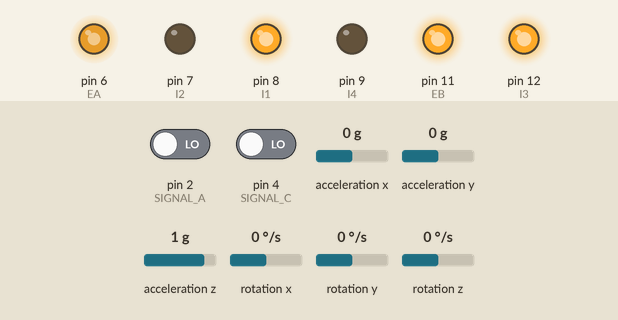
Recording of a program running on a simulated Arduino Uno WiFi Rev2. Parts: output pins drawn as LEDs (lit = HIGH). The inputs (shaded band) are chosen by the test bench; at power-on: rotation z 0 °/s, pin 2 (SIGNAL_A) LOW, pin 4 (SIGNAL_C) LOW, acceleration x 0 g, acceleration y 0 g, acceleration z 1 g, rotation x 0 °/s, rotation y 0 °/s. What the program prints to the serial monitor is not drawn.

Above: at 1.2 s.
1.3 s: rotation z set to -192 °/s
At 1.7 s:
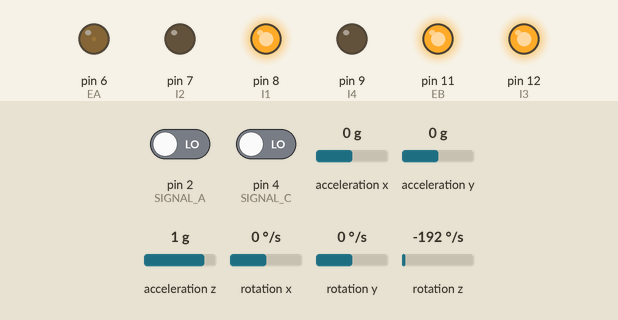
2.8 s: rotation z set to -100 °/s
At 4.0 s:
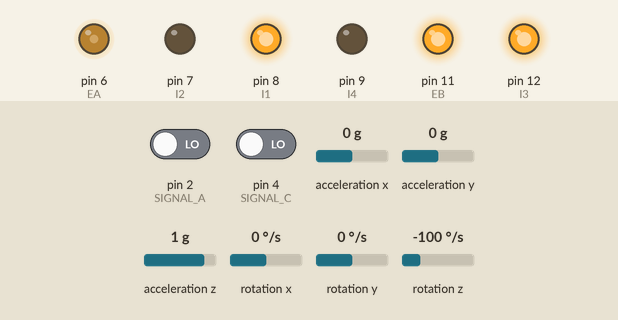
4.3 s: rotation z set to 100 °/s
At 5.3 s:
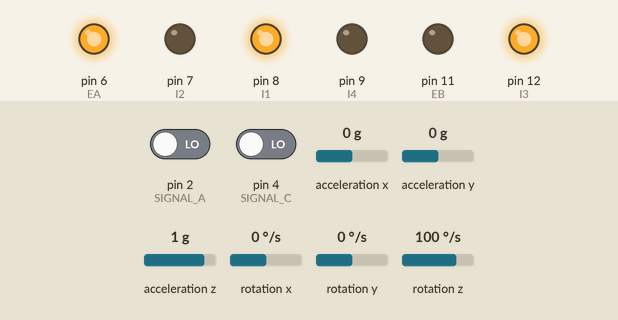
5.8 s: rotation z set to 76 °/s
7.3 s: rotation z set to 66 °/s
At 7.6 s:
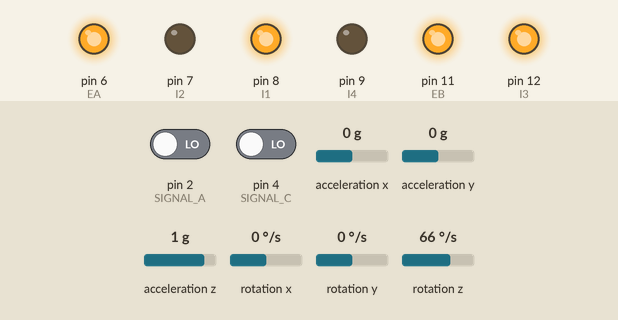
8.8 s: rotation z set to 192 °/s
At 10.0 s:
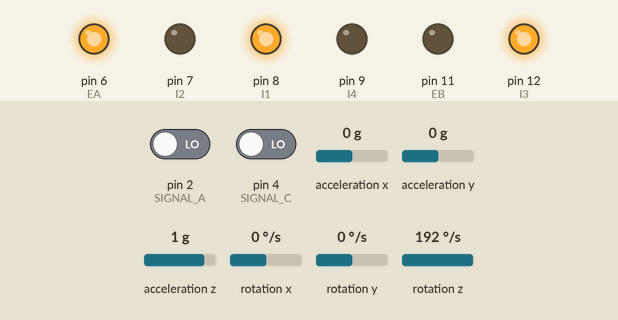
Timing chart, 0 to 11.3 s (numbered marks = the images above; inputs shaded):
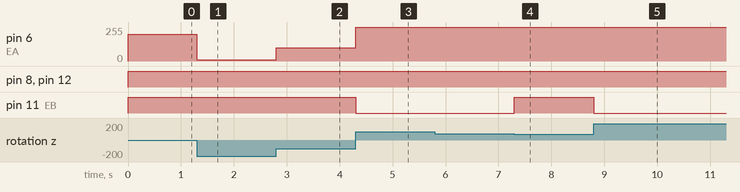

Measured:
- the behaviour switches between 73 and 72 °/s on rotation z (found by bisection; images 3 and 4)
- after the input at 1.3 s, pin 6 (EA): 200/255 → 8/255 at once
- after the input at 2.8 s, pin 6 (EA): 8/255 → 100/255 at once
- after the input at 4.3 s, pin 6 (EA): 100/255 → 255/255 at once; pin 11 (EB): HIGH → LOW at once
- after the input at 5.8 s, every drawn part: stays the same
- after the input at 7.3 s, pin 11 (EB): LOW → HIGH at once
- after the input at 8.8 s, pin 11 (EB): HIGH → LOW at once

The program:

main.cpp
```cpp
//main.cpp
#include <Arduino.h>
#include "encoders.h"
#include "movement.h"
#include "IMU.h"

double Lspeed;
double Rspeed;
InternalIMU::IMUData imuData;

InternalIMU imu;
movement move;
encoders enc;

void setup() {
  Serial.begin(115200);
  if(!Serial) {
    while (1); // Wait for Serial to be ready
  }
  imu.startup();
  move.startup();
  enc.startup();
}
void loop() {
  imuData = imu.read();
  move.move(0,200, 0.1); // Move forward at 200 mm/s
  enc.run();
}
```

IMU.h
```cpp
// IMU.h

#ifndef IMU_H
#define IMU_H

#include <Arduino.h>
#include <Arduino_LSM6DS3.h>

class InternalIMU {
public:
    struct IMUData {
        float accelX;
        float accelY;
        float accelZ;
        float gyroX;
        float gyroY;
        float gyroZ;
    };

    void startup();
    IMUData read();
    void print();
};

#endif // IMU_H
```

encoders.h
```cpp
//encoders.h

#ifndef ENCODERS_H
#define ENCODERS_H

#include <Arduino.h>

#define SIGNAL_A 2
#define SIGNAL_B 3
#define SIGNAL_C 4
#define SIGNAL_D 5

class encoders {
public:
    encoders();
    void startup();
    void run();
    void print();

    // Variable to store estimated angular rate of left wheel [rad/s]
    double omega_L = 0.0;
    double omega_R = 0.0;

private:
    //IRAM_ATTR is needed for interrupt functions, forces code into the faster IRAM memory
    static void decodeEncoderTicksR();
    static void decodeEncoderTicksL();

    // Encoder ticks per (motor) revolution (TPR)
    static const int TPR = 3000;

    // Wheel radius [m]
    static constexpr double RHO = 0.0625;

    // Counter to keep track of encoder ticks
    static volatile long encoder_ticksL;
    static volatile long encoder_ticksR;

    // Sampling interval for measurements in milliseconds
    const unsigned int T = 100; // 0.1 second

    // Counters for milliseconds during interval
    unsigned long t_now = 0;
    unsigned long t_last = 0;
};

#endif // ENCODERS_H
```

movement.h
```cpp
    //movement.h

#ifndef MOVEMENT_H
#define MOVEMENT_H

#include <Arduino.h>
#include "encoders.h"
#include "IMU.h"

//PID CONTROLS:
#define LIN_KP 1.0
#define LIN_KI 0.0
#define LIN_KD 0.0
#define LIN_MAX_INTEGRAL 100.0

#define ANG_KP 1.0
#define ANG_KI 0.0
#define ANG_KD 0.0
#define ANG_MAX_INTEGRAL 100.0


#define EA 6  // PWM pin for left wheel
#define EB 11  // PWM pin for right wheel

#define I1 8 // Direction pin 1 for left wheel
#define I2 7 // Direction pin 2 for left wheel
#define I4 9 // Direction pin 1 for right wheel
#define I3 12 // Direction pin 2 for right wheel

class movement {
public:
    void move(double targetW, double targetV, double dt);
    void startup();
    void forward(int speed);
    void backward(int speed);
    void stop();
    void turn(int speed_l, int speed_r);
private:
    double LinearPID(double setpoint, double current, double dt);
    double AngularPID(double setpoint, double current, double dt);

    InternalIMU imu;
    encoders enc;
    double integral_linear = 0, prev_err_linear = 0;
    double integral_angular = 0, prev_err_angular = 0;
};

#endif // MOVEMENT_H
```

serialCom.h
```cpp
#ifndef SERIALCOM_H
#define SERIALCOM_H

#include <Arduino.h>

class serialCom {
public:
private:
};

#endif // SERIALCOM_H
```

IMU.cpp
```cpp
#include "IMU.h"

void InternalIMU::startup() {
  if (!IMU.begin()) {
    Serial.print("Failed to initialize IMU :(");
    while (1) {
      delay(10);
    }
  }
  Serial.println("On-board IMU initialized");
}

InternalIMU::IMUData InternalIMU::read() {
  InternalIMU::IMUData data;
  float ax = 0, ay = 0, az = 0;
  float gx = 0, gy = 0, gz = 0;

  if (IMU.accelerationAvailable()) IMU.readAcceleration(ax, ay, az);
  if (IMU.gyroscopeAvailable()) IMU.readGyroscope(gx, gy, gz);

  data.accelX = ax;
  data.accelY = ay;
  data.accelZ = az;
  data.gyroX = gx;
  data.gyroY = gy;
  data.gyroZ = gz;
  return data;
}

void InternalIMU::print() {
  float ax = 0, ay = 0, az = 0;
  float gx = 0, gy = 0, gz = 0;

  if (IMU.accelerationAvailable()) IMU.readAcceleration(ax, ay, az);
  if (IMU.gyroscopeAvailable()) IMU.readGyroscope(gx, gy, gz);

  Serial.print("Accel X: "); Serial.print(ax);
  Serial.print(" \tY: "); Serial.print(ay);
  Serial.print(" \tZ: "); Serial.print(az);
  Serial.println(" m/s^2 ");

  Serial.print("Gyro X: "); Serial.print(gx);
  Serial.print(" \tY: "); Serial.print(gy);
  Serial.print(" \tZ: "); Serial.print(gz);
  Serial.println(" rad/s ");

  Serial.println("------------------------------------------------");
  delay(500);
}
```

encoders.cpp
```cpp
#include "encoders.h"

// --- Static Member Variable Allocation ---
volatile long encoders::encoder_ticksL = 0;
volatile long encoders::encoder_ticksR = 0;

encoders::encoders(){}

// LEFT This function is called when SIGNAL_A goes HIGH
void encoders::decodeEncoderTicksL() {
  if (digitalRead(SIGNAL_B) == LOW) {
    // SIGNAL_A leads SIGNAL_B, so count one way
    encoder_ticksL--;
  } else {
    // SIGNAL_B leads SIGNAL_A, so count the other way
    encoder_ticksL++;
  }
}

// RIGHT This function is called when SIGNAL_C goes HIGH
void encoders::decodeEncoderTicksR() {
  if (digitalRead(SIGNAL_D) == LOW) {
    // SIGNAL_C leads SIGNAL_D, so count one way
    encoder_ticksR--;
  } else {
    // SIGNAL_D leads SIGNAL_C, so count the other way
    encoder_ticksR++;
  }
}

void encoders::startup() {
  // Set the pin modes for the encoders
  pinMode(SIGNAL_A, INPUT);
  pinMode(SIGNAL_B, INPUT);
  pinMode(SIGNAL_C, INPUT);
  pinMode(SIGNAL_D, INPUT);

  // Every time the pin goes high, this is a pulse
  attachInterrupt(digitalPinToInterrupt(SIGNAL_A), encoders::decodeEncoderTicksL, RISING);
  attachInterrupt(digitalPinToInterrupt(SIGNAL_C), encoders::decodeEncoderTicksR, RISING);

  Serial.println("Encoders initialized.");
}

void encoders::run(){
  t_now = millis();

  if (t_now - t_last >= T) {
    noInterrupts(); //pauses inturrupts while reading.
    long currentTicksL = encoder_ticksL;
    long currentTicksR = encoder_ticksR;
    encoder_ticksL = 0;
    encoder_ticksR = 0;
    interrupts(); // Resume interrupts

    unsigned long dt = t_now - t_last;
    t_last = t_now;

    omega_L = 2.0 * PI * ((double)currentTicksL / (double)TPR) * 1000.0 / (double)dt;
    omega_R = 2.0 * PI * ((double)currentTicksR / (double)TPR) * 1000.0 / (double)dt;
  }
}

void encoders::print(){
    Serial.print("Left: ");
    Serial.print(omega_L);
    Serial.print(" rad/s | Right: ");
    Serial.print(omega_R);
    Serial.println(" rad/s");
    delay(500);
}
```

movement.cpp
```cpp
#include "movement.h"

void movement::startup() {
    pinMode(EA, OUTPUT);
    pinMode(I1, OUTPUT);
    pinMode(I2, OUTPUT);
    pinMode(EB, OUTPUT);
    pinMode(I3, OUTPUT);
    pinMode(I4, OUTPUT);
}

void movement::forward(int speed) {
    // Set motor directions for forward movement
    digitalWrite(I1, HIGH);
    digitalWrite(I2, LOW);

    digitalWrite(I3, HIGH);
    digitalWrite(I4, LOW);

    // Set motor speeds
    analogWrite(EA, speed);
    analogWrite(EB, speed);
}

void movement::backward(int speed){
    // Set motor directions for backward movement
    digitalWrite(I1, LOW);
    digitalWrite(I2, HIGH);

    digitalWrite(I3, LOW);
    digitalWrite(I4, HIGH);

    // Set motor speeds
    analogWrite(EA, speed);
    analogWrite(EB, speed);
}

void movement::stop() {
    // Stop both motors
    analogWrite(EA, 0);
    analogWrite(EB, 0);
}

void movement::turn(int speed_l, int speed_r) {
    // Set motor directions based on speed signs
    if (speed_l >= 0) {
        digitalWrite(I1, HIGH);
        digitalWrite(I2, LOW);
    } else {
        digitalWrite(I1, LOW);
        digitalWrite(I2, HIGH);
        speed_l = -speed_l; // Make speed positive for PWM
    }

    if (speed_r >= 0) {
        digitalWrite(I3, HIGH);
        digitalWrite(I4, LOW);
    } else {
        digitalWrite(I3, LOW);
        digitalWrite(I4, HIGH);
        speed_r = -speed_r; // Make speed positive for PWM
    }
    // Set motor speeds
    analogWrite(EA, speed_l);
    analogWrite(EB, speed_r);
}
double movement::LinearPID(double setpoint, double current, double dt) {
    double error = setpoint - current;
    integral_linear += error * dt;
    if (integral_linear > LIN_MAX_INTEGRAL) integral_linear = LIN_MAX_INTEGRAL;     //windup guard
    if (integral_linear < -LIN_MAX_INTEGRAL) integral_linear = -LIN_MAX_INTEGRAL;
    double derivative = (error - prev_err_linear) / dt;
    prev_err_linear = error;
    return (LIN_KP * error) + (LIN_KI * integral_linear) + (LIN_KD * derivative);
}

double movement::AngularPID(double setpoint, double current, double dt) {
    double error = setpoint - current;
    integral_angular += error * dt;
    if (integral_angular > ANG_MAX_INTEGRAL) integral_angular = ANG_MAX_INTEGRAL;   //windup guard
    if (integral_angular < -ANG_MAX_INTEGRAL) integral_angular = -ANG_MAX_INTEGRAL;
    double derivative = (error - prev_err_angular) / dt;
    prev_err_angular = error;
    return (ANG_KP * error) + (ANG_KI * integral_angular) + (ANG_KD * derivative);
}

void movement::move(double targetW, double targetV, double dt) {

    InternalIMU::IMUData data = imu.read();
    double W = data.gyroZ; // angular velocity from IMU
    double V = (enc.omega_L + enc.omega_R) / 2.0; //linear velocity from encoders

    double v_out = LinearPID(targetV, V, dt);
    double w_out = AngularPID(targetW, W, dt);

    // Left = Linear - Angular | Right = Linear + Angular
    double left = v_out - w_out;
    double right = v_out + w_out;

    if (left > 255) left = 255;         //not sure if this is the right way to clamp with
    else if (left < -255) left = -255;

    if (right > 255) right = 255;
    else if (right < -255) right = -255;

    turn(static_cast<int>(left), static_cast<int>(right)); //converts to int for motor commands
}
```

serialCom.cpp
```cpp
#include "serialCom.h"
```
